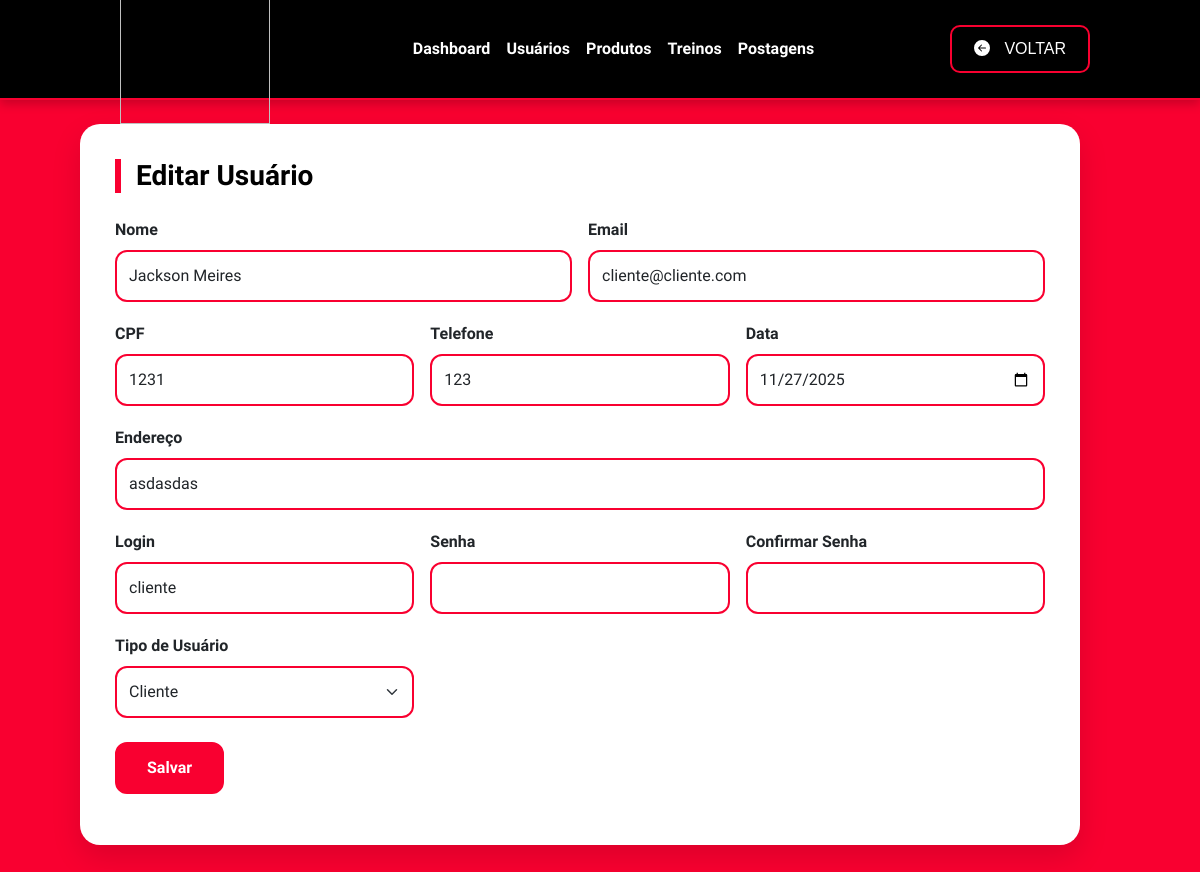
The page /usuario/UsuarioForm.php?id=24 (signed in) on the database its author committed.
### tables this page shows
CREATE TABLE IF NOT EXISTS `usuario` (
  `id` int NOT NULL AUTO_INCREMENT,
  `nome` varchar(100) DEFAULT '0',
  `cpf` varchar(15) DEFAULT '0',
  `tipo` varchar(50) DEFAULT NULL,
  `data` date DEFAULT NULL,
  `email` varchar(50) DEFAULT '',
  `endereco` varchar(50) DEFAULT '',
  `login` varchar(80) DEFAULT NULL,
  `senha` varchar(150) DEFAULT NULL,
  `telefone` varchar(20) DEFAULT NULL,
  PRIMARY KEY (`id`)
);

### db.class.php (called while the page is built, shortened)
<?php
class db
{
    private $host = 'localhost';
    private $user = 'root';
    private $password = '';
    private $port = '3306';
    private $dbname = 'pweb_athlos';
    private $table = 'usuario';
    public function conn()
    {
        try {
            $conn = new PDO(
                "mysql:host={$this->host};dbname={$this->dbname};port={$this->port};charset=utf8mb4",
                $this->user,
                $this->password,
                [
                    PDO::ATTR_ERRMODE => PDO::ERRMODE_EXCEPTION,
                    PDO::ATTR_DEFAULT_FETCH_MODE => PDO::FETCH_OBJ
                ]
            );
            return $conn;
        } catch (PDOException $e) {
            die('Erro de conexão com o banco: ' . $e->getMessage());
        }
    }
    public function find($id)
    {
        $conn = $this->conn();
        $sql = "SELECT * FROM {$this->table} WHERE id = ?";
        $st = $conn->prepare($sql);
        $st->execute([$id]);
        return $st->fetch();
    }
}

### usuario/UsuarioForm.php (the view, shortened to what this page needs)
<?php
require '../db.class.php';
require '../header.php';
$db = new db();
if (!empty($_GET['id'])) {
    $db->checkLogin();
}
$data = null;
if (!empty($_GET['id'])) {
    $data = $db->find($_GET['id']);
}
?>
<!doctype html>
<html>
<head>
    <link href="https://cdn.jsdelivr.net/npm/bootstrap@5.3.0/dist/css/bootstrap.min.css" rel="stylesheet">
</head>
<body>
<div class="card-form">
    <h3 class="title"><?= !empty($data) ? "Editar Usuário" : "Cadastro de Usuário" ?></h3>
    <form action="" method="post">
        <div class="row g-3">
            <div class="col-md-6">
                <label class="form-label">Nome</label>
                <input class="form-control" type="text" name="nome" value="<?= htmlspecialchars($data->nome ?? '') ?>">
            </div>
            <div class="col-md-6">
                <label class="form-label">Email</label>
                <input class="form-control" type="text" name="email" value="<?= htmlspecialchars($data->email ?? '') ?>">
            </div>
        </div>
        <div class="row g-3 mt-1">
            <div class="col-md-4">
                <label class="form-label">CPF</label>
                <input class="form-control" type="text" name="cpf" value="<?= htmlspecialchars($data->cpf ?? '') ?>">
            </div>
            <div class="col-md-4">
                <label class="form-label">Telefone</label>
                <input class="form-control" type="text" name="telefone" value="<?= htmlspecialchars($data->telefone ?? '') ?>">
            </div>
            <div class="col-md-4">
                <label class="form-label">Data</label>
                <input class="form-control" type="date" name="data" value="<?= htmlspecialchars($data->data ?? '') ?>">
            </div>
        </div>
        <div class="row g-3 mt-1">
            <div class="col-md-12">
                <label class="form-label">Endereço</label>
                <input class="form-control" type="text" name="endereco" value="<?= htmlspecialchars($data->endereco ?? '') ?>">
            </div>
        </div>
        <div class="row g-3 mt-1">
            <div class="col-md-4">
                <label class="form-label">Login</label>
                <input class="form-control" type="text" name="login" value="<?= htmlspecialchars($data->login ?? '') ?>">
            </div>
            <div class="col-md-4">
                <label class="form-label">Senha</label>
                <input class="form-control" type="password" name="senha">
            </div>
            <div class="col-md-4">
                <label class="form-label">Confirmar Senha</label>
                <input class="form-control" type="password" name="c_senha">
            </div>
        </div>
        <div class="row g-3 mt-1">
            <div class="col-md-4">
                <label class="form-label">Tipo de Usuário</label>
                <select name="tipo" class="form-select">
                    <option value="cliente" <?= (!empty($data) && $data->tipo == 'cliente') ? 'selected' : '' ?>>Cliente</option>
                </select>
            </div>
        </div>
        <div class="mt-4">
            <button class="btn-save" type="submit">Salvar</button>
        </div>
    </form>
</div>
</body>
</html>

### usuario/UsuarioForm.php (style rules this page uses)
body { background: #f90030; font-family: 'Sora', sans-serif; min-height: 100vh; padding: 40px 0; display: flex; justify-content: center; }
.card-form { background: #fff; width: 100%; margin-left: 50px; margin-top: 60px; margin-bottom: 100px; max-width: 1000px; border-radius: 20px; padding: 35px; box-shadow: 0 12px 30px rgba(0,0,0,0.12); animation: fade .3s ease-out; }
.title { font-weight: 800; color: #000; border-left: 6px solid #f90030; padding-left: 15px; margin-bottom: 25px; }
.form-label { font-weight: 600; }
.form-control, .form-select { border-radius: 12px; border: 2px solid #f90030; padding: 12px; }
.btn-save { background: #f90030; color: #fff; font-weight: 700; border-radius: 12px; padding: 12px 30px; border: 2px solid #f90030; transition: .25s; }

### rows shown on the page
usuario: nome "Jackson Meires", email "cliente@cliente.com", cpf "1231", telefone "123", data "11/27/2025", endereco "asdasdas", login "cliente", tipo "Cliente"
